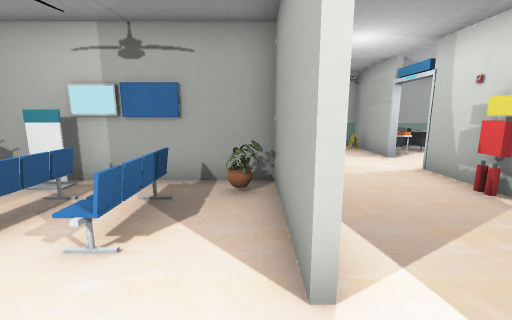
[1] (above)

17 first-person views from a walk through a 3-D level made in the Godot game engine. The camera is 1.4 m above the floor, tilts 10° down and sees 90° across. Doors that lead somewhere are drawn open, without their leaves. The floor is counted in squares, 1 m on a side. Each view is taken from the middle of a square. On the plan, view 1 faces up. The plan holds only what a view shows up to about 13 squares ahead; the rest is blank. The place goes on beyond the plan. Characters and animated objects are not drawn.

[2]
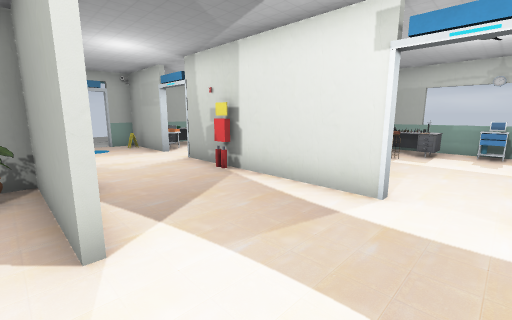

[3]
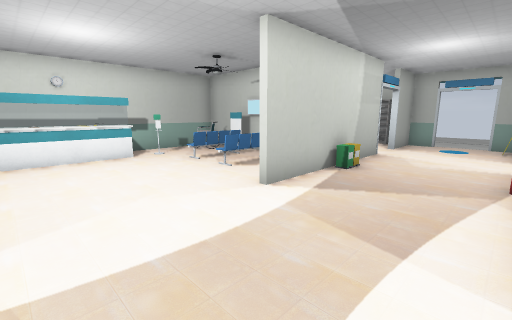

[4]
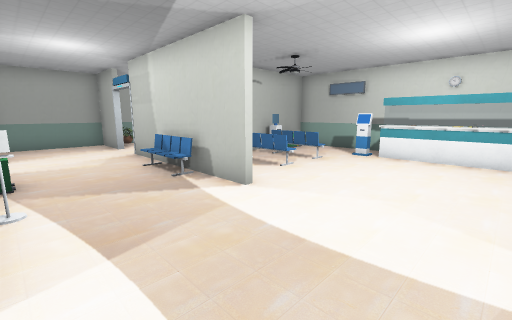

[5]
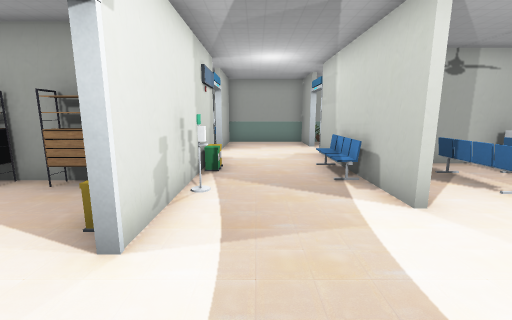

[6]
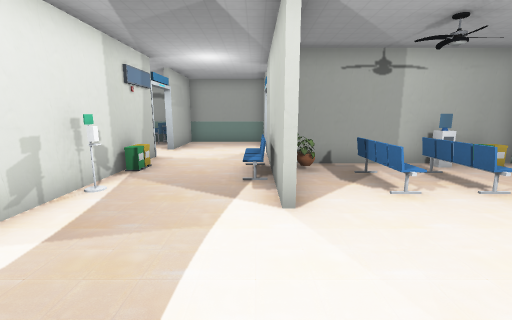

[7]
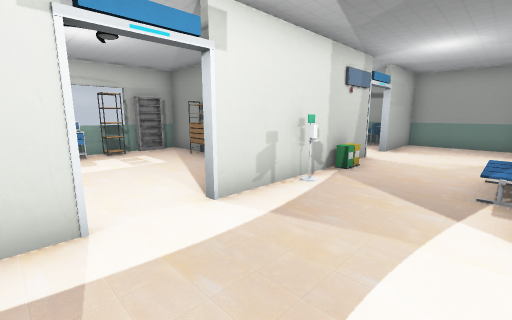

[8]
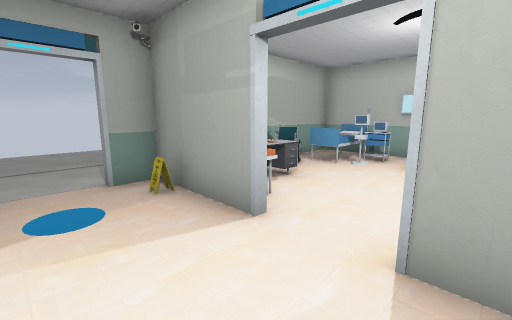

[9]
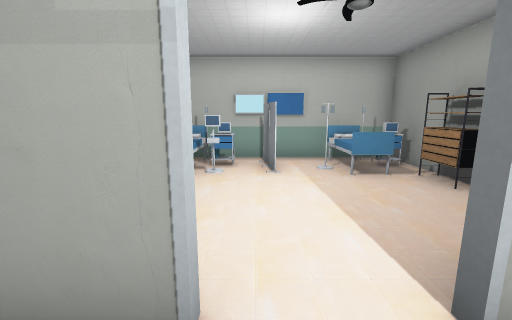

[10]
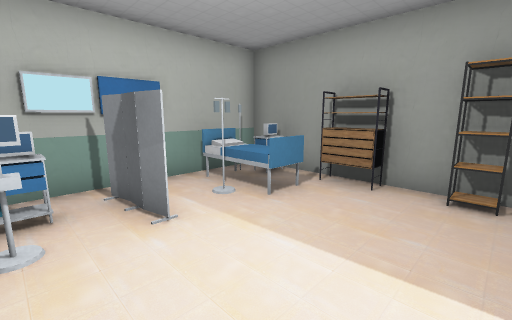

[11]
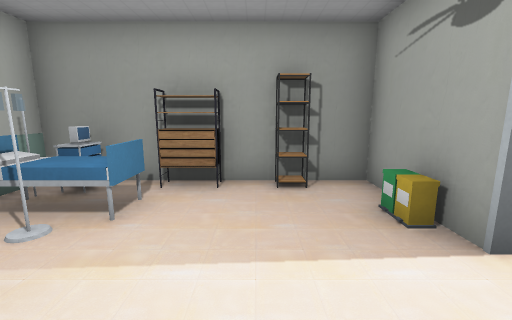

[12]
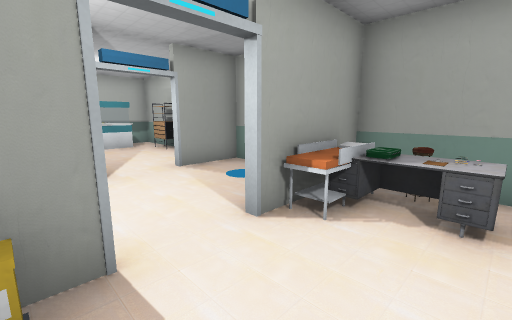

[13]
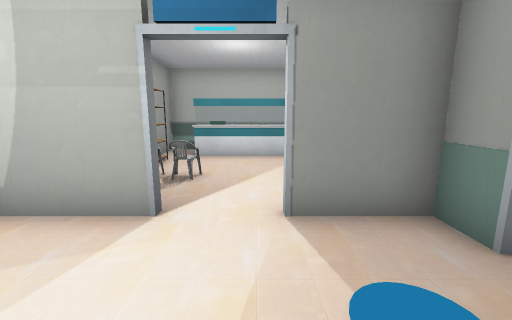

[14]
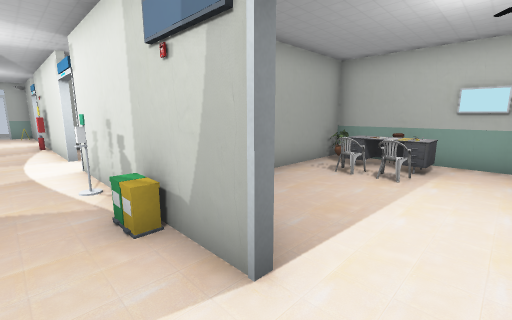

[15]
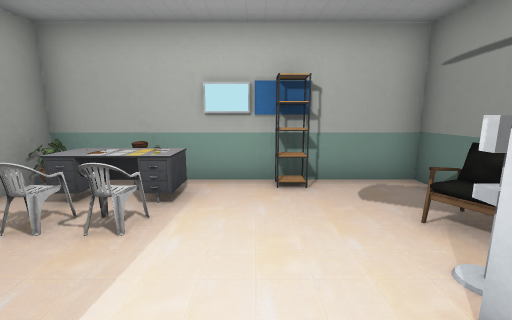

[16]
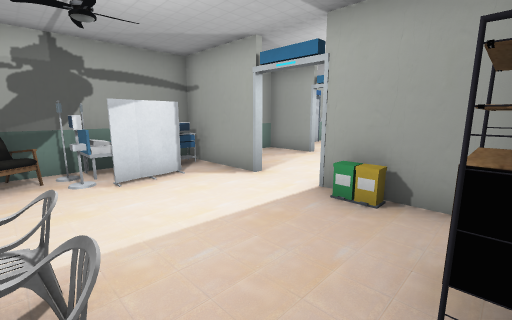

[17]
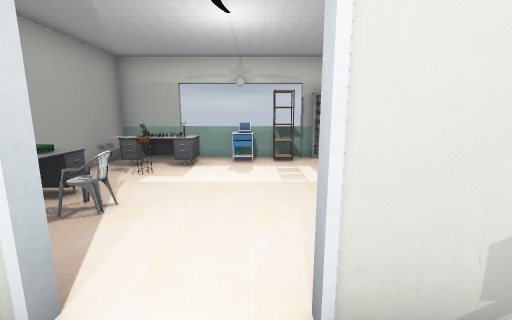

### Floor plan
Key: @ floor where view 1 was taken; # wall or solid block; . floor; / step, stairs or slope; D door; = window, fence, low wall or low ledge; S sign; C cart; B box; E desk; P plant; T stool; R trolley; H shelf; I bin; U counter; A pedestal; L pole; N cabinet; F bed; M monitor; G chair; J armchair; O other object.
Columns run from 7 left of view 1 to 12 right of it. Each row starts with its distance up from view 1.
 17          ...
 16          ...
 15          ...
 14          ..
 13          ...
 12 ####    #DD#  ######
 11 #==NN H##..SCT#O#  #
 10 ##U.....#...CBEOFFF#
  9 # U....DD...C...MR##
  8 # U..G.DD..DD...OO##
  7 ##U..O..#..DD......#
  6 ###HH## #...I...FFF#
  5 #.OO...PI..OI...FRF#
  4 #.O.///.#...#H.NNR##
  3 #...///.#...#EEE#E##
  2 #.O.//..#...# E.TEE#
  1 # U.........#.G..EE#
  0 # U....@...DD......=
 -1 # U........DD.....R#
 -2 # U.........I.....H#
 -3 #.A.//..#...#.....H#
 -4 #...///.#..L#NNNN###
 -5 #...///.#...#NN...P#
 -6 ##IO#####..I#...GEE#
 -7         #...I...GEO#
 -8         #..DD......#
 -9         D..DD......#
-10        DD...#.....H#
-11        .#...#FFMJ..#
-12        O#...RRFFJ..#
-13       ##############

Where each view was taken, in squares from view 1:
view 1: 0 up, 0 right, facing up
view 2: 1 down, 0 right, facing up-right
view 3: 2 down, 4 right, facing up-left
view 4: 1 up, 4 right, facing down-left
view 5: 1 up, 3 right, facing down
view 6: 1 up, 1 right, facing down
view 7: 1 up, 1 right, facing down-right
view 8: 6 up, 2 right, facing up-right
view 9: 8 up, 3 right, facing right
view 10: 9 up, 6 right, facing down-right
view 11: 9 up, 7 right, facing down
view 12: 6 up, 7 right, facing up-left
view 13: 9 up, 4 right, facing left
view 14: 9 down, 3 right, facing up-right
view 15: 9 down, 6 right, facing right
view 16: 5 down, 9 right, facing down-left
view 17: 1 down, 3 right, facing right
